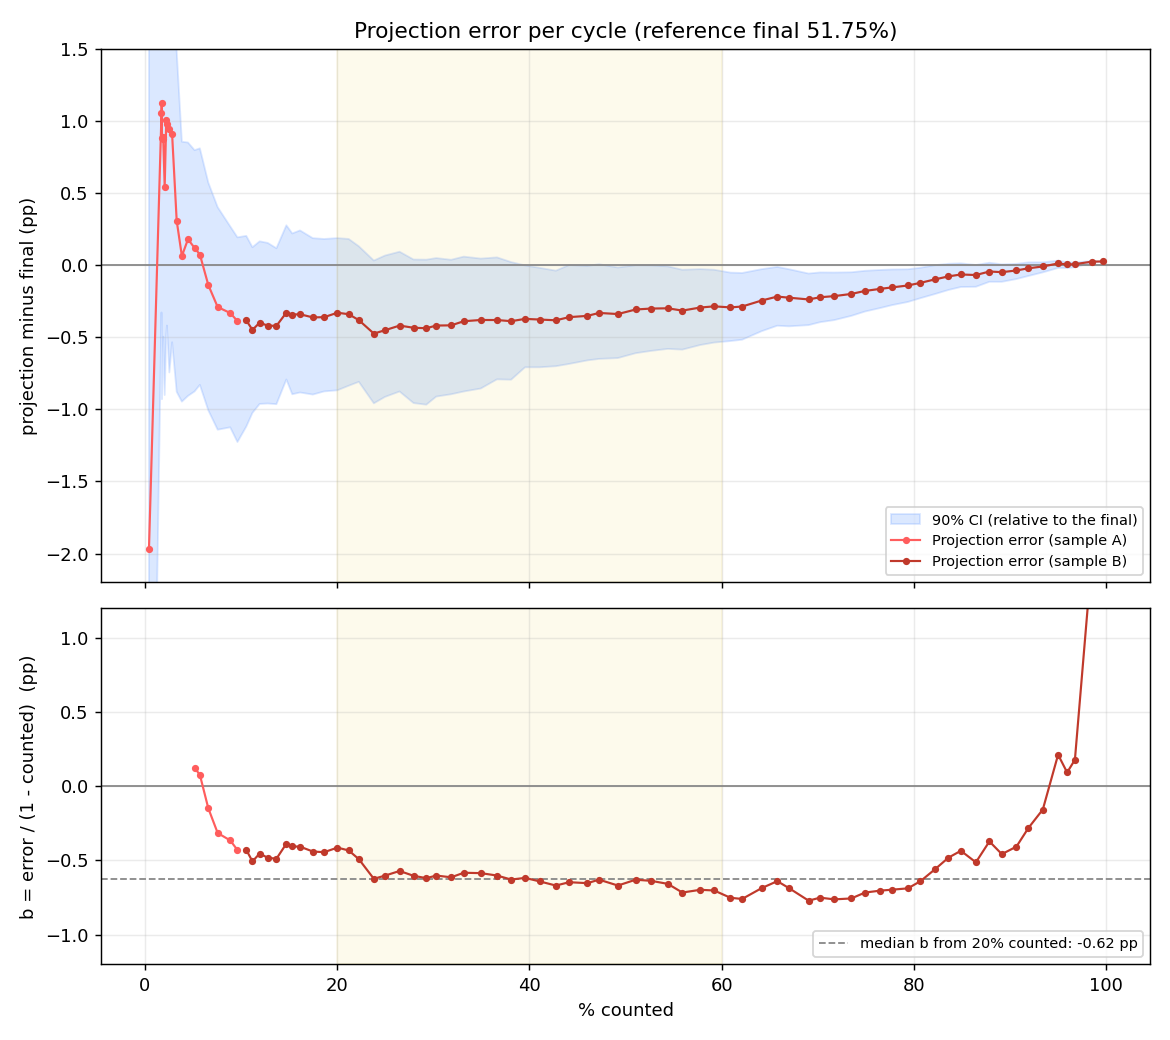

This chart was generated by the following Python code:
#!/usr/bin/env python3
"""Projection error per cycle vs. a proxy of the final result (raw count of the last ok cycle), from historico.csv.
Usage (from the project root):  python docs/error_by_cycle.py [data_dir]
Reads historico.csv from data_dir (default: data/election_night_2026-10-25, the recorded count).
Outputs: docs/error_by_cycle.png, docs/error_by_cycle.md (table and summary to paste into METHODOLOGY.md).
Replace OFFICIAL_FINAL with the TSE (Superior Electoral Court) result once available; None uses the proxy."""
import sys
from pathlib import Path
import matplotlib
matplotlib.use("Agg")
import matplotlib.pyplot as plt
import pandas as pd

OFFICIAL_FINAL = None
NEW_SAMPLE_SINCE = "19:39:19"      # first cycle with n_fit reset (new sample design)

DATA_DIR = Path(sys.argv[1] if len(sys.argv) > 1 else "data/election_night_2026-10-25")
h = pd.read_csv(DATA_DIR / "historico.csv")
o = h[h.status == "ok"].copy()
fin = OFFICIAL_FINAL if OFFICIAL_FINAL is not None else float(o.cnt.iloc[-1])
o["err"] = (o.point - fin) * 100
o["b"] = o.err / (1 - o.apurado).clip(lower=1e-3)   # implied bias in the share of the remainder (pp)
o["cob"] = (o.lo <= fin) & (fin <= o.hi)
o["sample"] = ["B" if t >= NEW_SAMPLE_SINCE else "A" for t in o.ts]

pc = lambda x, d=2: f"{100 * x:.{d}f}"
L = ["| Time | Counted % | Sample | Projection A % | 90% CI | Error (pp) | b (pp) | CI covered? | n_fit |", "|---|---|---|---|---|---|---|---|---|"]
for r in o.itertuples():
    L.append(f"| {r.ts} | {pc(r.apurado, 1)} | {r.sample} | {pc(r.point)} | {pc(r.lo)} to {pc(r.hi)} | "
             f"{r.err:+.2f} | {r.b:+.2f}" + f" | {'yes' if r.cob else 'no'} | {int(r.n_fit)} |")
tab = "\n".join(L)

bands = [(0, .05), (.05, .20), (.20, .60), (.60, .90), (.90, 1.01)]
S = ["| Counted band | Cycles | Mean error (pp) | Error min to max (pp) | Mean b (pp) | CI covered |", "|---|---|---|---|---|---|"]
for a, b in bands:
    g = o[(o.apurado >= a) & (o.apurado < b)]
    if len(g):
        S.append(f"| {a:.0%} to {min(b, 1):.0%} | {len(g)} | {g.err.mean():+.2f} | {g.err.min():+.2f} to {g.err.max():+.2f} | {g.b.mean():+.2f} | "
                 f"{int(g.cob.sum())}/{len(g)} |")
summary = "\n".join(S)
cov_tot = f"{int(o.cob.sum())}/{len(o)}"
Path("docs/error_by_cycle.md").write_text(
    f"Reference final: {pc(fin, 4)}% (ok cycles = {len(o)}; {cov_tot} cycles with the CI covering the final: a single autocorrelated trajectory, not a coverage rate)\n\n{summary}\n\n{tab}\n", encoding="utf-8")

fig, (ax, bx) = plt.subplots(2, 1, figsize=(9, 8), sharex=True, gridspec_kw=dict(height_ratios=[3, 2]))
x = o.apurado * 100
ax.fill_between(x, (o.lo - fin) * 100, (o.hi - fin) * 100, color="#4f8cff", alpha=.2, label="90% CI (relative to the final)")
ax.axhline(0, color="#888", lw=1)
for k, c in (("A", "#ff5d5d"), ("B", "#c0392b")):
    g = o[o['sample'] == k]
    ax.plot(g.apurado * 100, g.err, "o-", ms=3, lw=1.2, color=c, label=f"Projection error (sample {k})")
ax.axvspan(20, 60, color="#f1c40f", alpha=.08)
ax.set_ylabel("projection minus final (pp)")
ax.set_title(f"Projection error per cycle (reference final {pc(fin)}%)")
ax.set_ylim(-2.2, 1.5); ax.legend(loc="lower right", fontsize=8); ax.grid(alpha=.25)
m = o[o.apurado >= .20]
bx.axhline(0, color="#888", lw=1); bx.axhline(m.b.median(), color="#888", ls="--", lw=1, label=f"median b from 20% counted: {m.b.median():+.2f} pp")
for k, c in (("A", "#ff5d5d"), ("B", "#c0392b")):
    g = o[(o['sample'] == k) & (o.apurado >= .05)]
    bx.plot(g.apurado * 100, g.b, "o-", ms=3, lw=1.2, color=c)
bx.axvspan(20, 60, color="#f1c40f", alpha=.08); bx.set_ylim(-1.2, 1.2)
bx.set_xlabel("% counted"); bx.set_ylabel("b = error / (1 - counted)  (pp)"); bx.legend(loc="lower right", fontsize=8); bx.grid(alpha=.25)
fig.tight_layout(); fig.savefig("docs/error_by_cycle.png", dpi=130)
print(summary, "\ncoverage:", cov_tot, "\nfinal:", fin)
